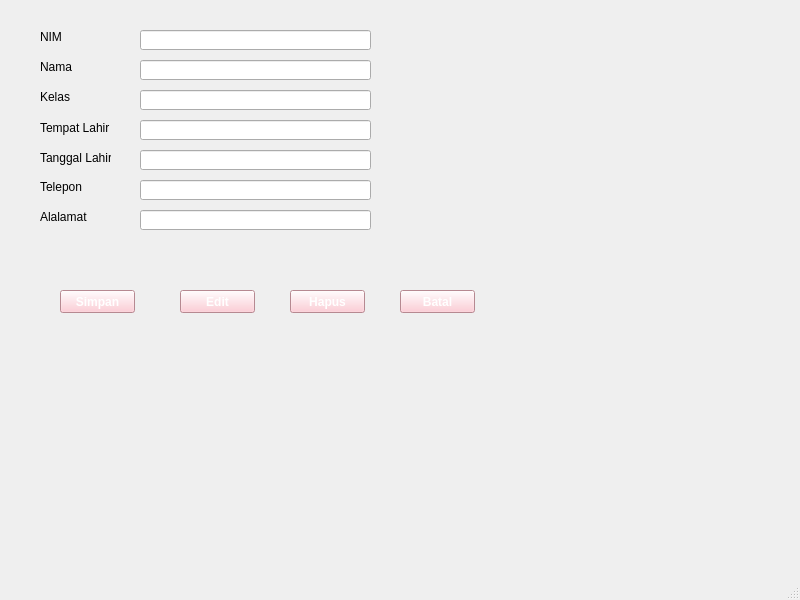
<?xml version="1.0" encoding="UTF-8"?>
<ui version="4.0">
 <class>MainWindow</class>
 <widget class="QMainWindow" name="MainWindow">
  <property name="geometry">
   <rect>
    <x>0</x>
    <y>0</y>
    <width>800</width>
    <height>600</height>
   </rect>
  </property>
  <property name="windowTitle">
   <string>MainWindow</string>
  </property>
  <widget class="QWidget" name="centralwidget">
   <widget class="QLabel" name="label">
    <property name="geometry">
     <rect>
      <x>40</x>
      <y>30</y>
      <width>47</width>
      <height>14</height>
     </rect>
    </property>
    <property name="text">
     <string>NIM</string>
    </property>
   </widget>
   <widget class="QLabel" name="label_2">
    <property name="geometry">
     <rect>
      <x>40</x>
      <y>60</y>
      <width>47</width>
      <height>14</height>
     </rect>
    </property>
    <property name="text">
     <string>Nama</string>
    </property>
   </widget>
   <widget class="QLabel" name="label_3">
    <property name="geometry">
     <rect>
      <x>40</x>
      <y>90</y>
      <width>47</width>
      <height>14</height>
     </rect>
    </property>
    <property name="text">
     <string>Kelas</string>
    </property>
   </widget>
   <widget class="QLabel" name="label_4">
    <property name="geometry">
     <rect>
      <x>40</x>
      <y>120</y>
      <width>71</width>
      <height>16</height>
     </rect>
    </property>
    <property name="text">
     <string>Tempat Lahir</string>
    </property>
   </widget>
   <widget class="QLabel" name="label_5">
    <property name="geometry">
     <rect>
      <x>40</x>
      <y>150</y>
      <width>71</width>
      <height>16</height>
     </rect>
    </property>
    <property name="text">
     <string>Tanggal Lahir</string>
    </property>
   </widget>
   <widget class="QLabel" name="label_6">
    <property name="geometry">
     <rect>
      <x>40</x>
      <y>180</y>
      <width>47</width>
      <height>14</height>
     </rect>
    </property>
    <property name="text">
     <string>Telepon</string>
    </property>
   </widget>
   <widget class="QLabel" name="label_7">
    <property name="geometry">
     <rect>
      <x>40</x>
      <y>210</y>
      <width>47</width>
      <height>14</height>
     </rect>
    </property>
    <property name="text">
     <string>Alalamat</string>
    </property>
   </widget>
   <widget class="QPushButton" name="pushButton">
    <property name="geometry">
     <rect>
      <x>60</x>
      <y>290</y>
      <width>75</width>
      <height>23</height>
     </rect>
    </property>
    <property name="font">
     <font>
      <weight>75</weight>
      <bold>true</bold>
     </font>
    </property>
    <property name="styleSheet">
     <string notr="true">background-color:pink;color:white</string>
    </property>
    <property name="text">
     <string>Simpan</string>
    </property>
   </widget>
   <widget class="QPushButton" name="pushButton_2">
    <property name="geometry">
     <rect>
      <x>180</x>
      <y>290</y>
      <width>75</width>
      <height>23</height>
     </rect>
    </property>
    <property name="font">
     <font>
      <weight>75</weight>
      <bold>true</bold>
     </font>
    </property>
    <property name="styleSheet">
     <string notr="true">background-color:pink;color:white</string>
    </property>
    <property name="text">
     <string>Edit</string>
    </property>
   </widget>
   <widget class="QPushButton" name="pushButton_3">
    <property name="geometry">
     <rect>
      <x>290</x>
      <y>290</y>
      <width>75</width>
      <height>23</height>
     </rect>
    </property>
    <property name="font">
     <font>
      <weight>75</weight>
      <bold>true</bold>
     </font>
    </property>
    <property name="styleSheet">
     <string notr="true">background-color:pink;color:white</string>
    </property>
    <property name="text">
     <string>Hapus</string>
    </property>
   </widget>
   <widget class="QPushButton" name="pushButton_4">
    <property name="geometry">
     <rect>
      <x>400</x>
      <y>290</y>
      <width>75</width>
      <height>23</height>
     </rect>
    </property>
    <property name="font">
     <font>
      <weight>75</weight>
      <bold>true</bold>
     </font>
    </property>
    <property name="styleSheet">
     <string notr="true">background-color:pink;color:white</string>
    </property>
    <property name="text">
     <string>Batal</string>
    </property>
   </widget>
   <widget class="QLineEdit" name="lineEdit">
    <property name="geometry">
     <rect>
      <x>140</x>
      <y>210</y>
      <width>231</width>
      <height>20</height>
     </rect>
    </property>
   </widget>
   <widget class="QLineEdit" name="lineEdit_2">
    <property name="geometry">
     <rect>
      <x>140</x>
      <y>180</y>
      <width>231</width>
      <height>20</height>
     </rect>
    </property>
   </widget>
   <widget class="QLineEdit" name="lineEdit_3">
    <property name="geometry">
     <rect>
      <x>140</x>
      <y>150</y>
      <width>231</width>
      <height>20</height>
     </rect>
    </property>
   </widget>
   <widget class="QLineEdit" name="lineEdit_4">
    <property name="geometry">
     <rect>
      <x>140</x>
      <y>120</y>
      <width>231</width>
      <height>20</height>
     </rect>
    </property>
   </widget>
   <widget class="QLineEdit" name="lineEdit_5">
    <property name="geometry">
     <rect>
      <x>140</x>
      <y>90</y>
      <width>231</width>
      <height>20</height>
     </rect>
    </property>
   </widget>
   <widget class="QLineEdit" name="lineEdit_6">
    <property name="geometry">
     <rect>
      <x>140</x>
      <y>60</y>
      <width>231</width>
      <height>20</height>
     </rect>
    </property>
   </widget>
   <widget class="QLineEdit" name="lineEdit_7">
    <property name="geometry">
     <rect>
      <x>140</x>
      <y>30</y>
      <width>231</width>
      <height>20</height>
     </rect>
    </property>
   </widget>
  </widget>
  <widget class="QMenuBar" name="menubar">
   <property name="geometry">
    <rect>
     <x>0</x>
     <y>0</y>
     <width>800</width>
     <height>22</height>
    </rect>
   </property>
  </widget>
  <widget class="QStatusBar" name="statusbar"/>
 </widget>
 <resources/>
 <connections/>
</ui>
